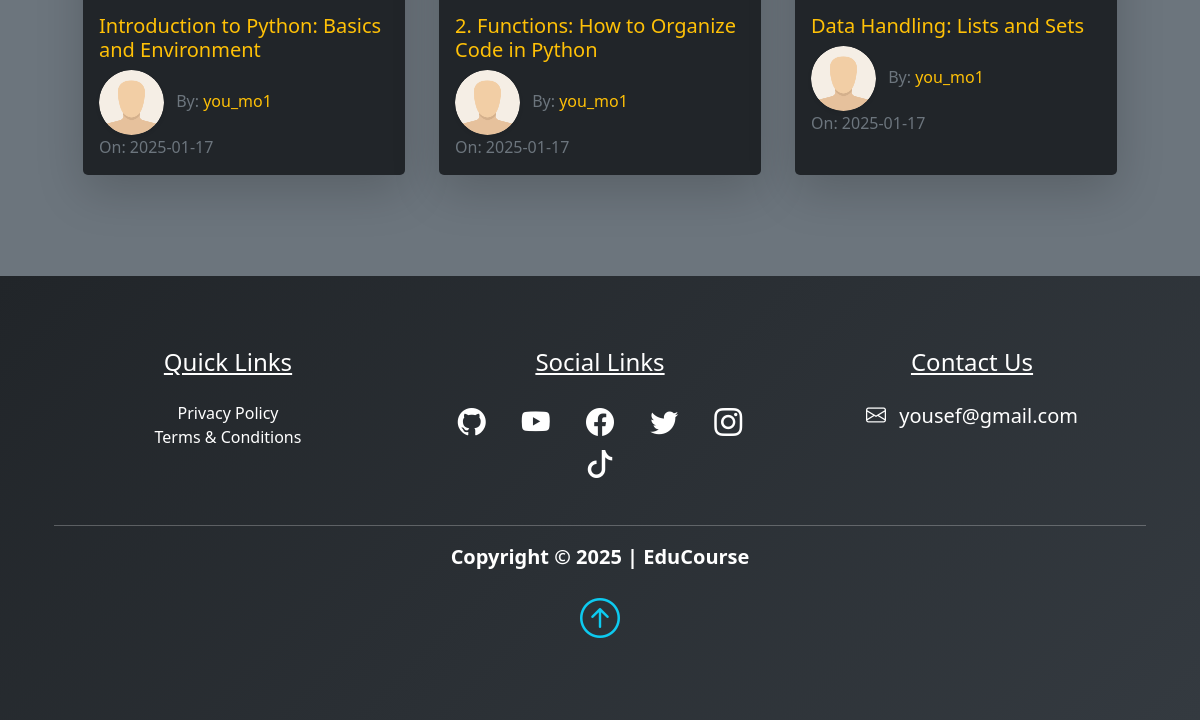
The app's page /Python (lower part), older data.
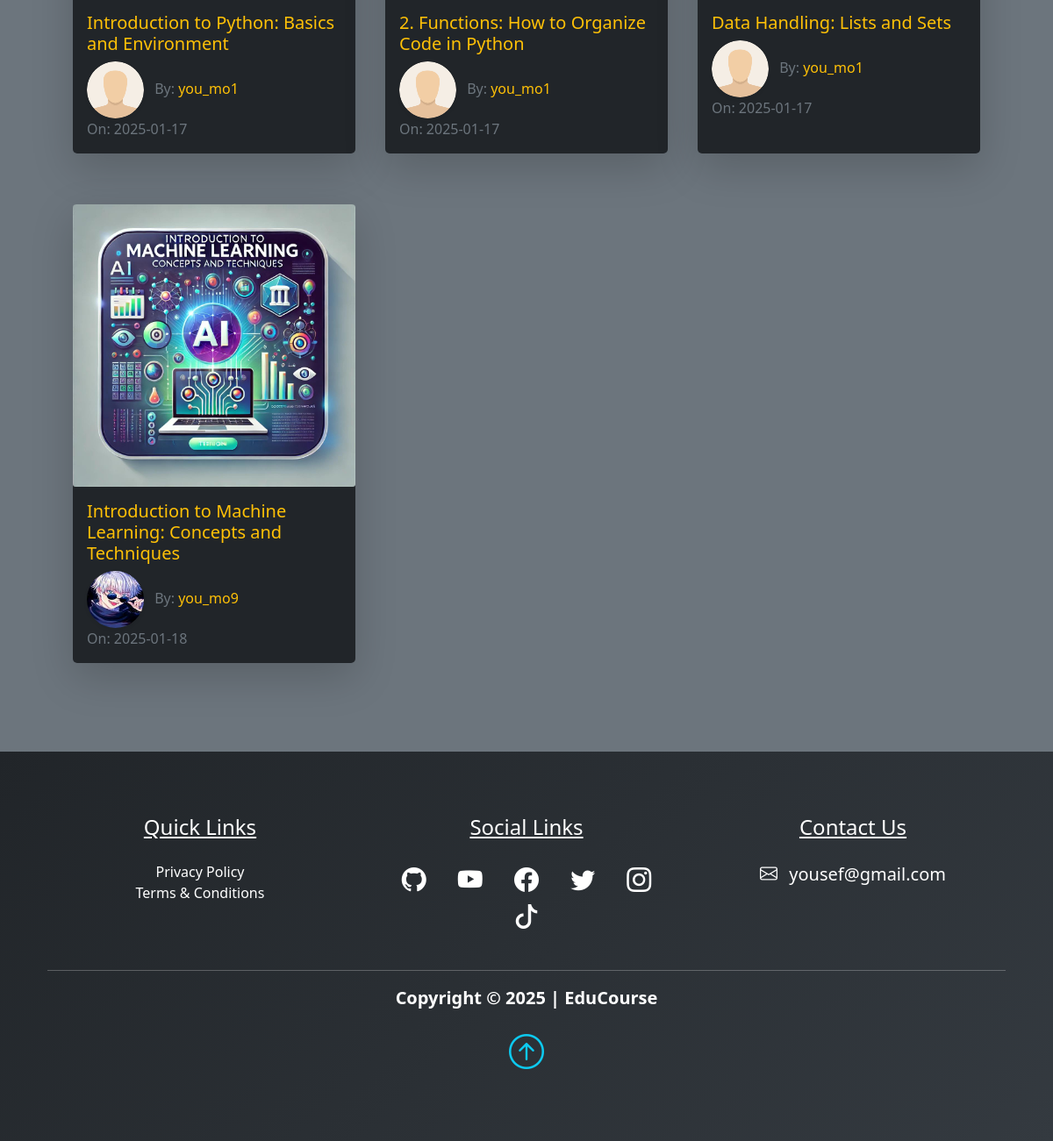
The same page, newer data.
### pythonic/models.py (models this page shows, shortened)
class Lesson(db.Model):
    id = db.Column(db.Integer, primary_key=True)
    title = db.Column(db.String(100), nullable=False)
    date_posted = db.Column(db.DateTime, nullable=False, default=lambda: datetime.now(timezone.utc))
    content = db.Column(db.Text, nullable=False)
    thumbnail = db.Column(db.String(20), nullable=False, default="default_thumbnail.jpg")
    slug = db.Column(db.String(100), nullable=False)
    user_id = db.Column(db.Integer, db.ForeignKey("user.id"), nullable=False)
    course_id = db.Column(db.Integer, db.ForeignKey("course.id"), nullable=False)
    video = db.Column(db.String(100), nullable=True)  # For uploaded videos

class User(db.Model, UserMixin):
    id = db.Column(db.Integer, primary_key=True)
    fname = db.Column(db.String(25), nullable=False)
    lname = db.Column(db.String(25), nullable=False)
    username = db.Column(db.String(25), unique=True, nullable=False)
    email = db.Column(db.String(125), unique=True, nullable=False)
    image_file = db.Column(db.String(20), nullable=False, default="default.png")
    bio = db.Column(db.Text, nullable=True)
    password = db.Column(db.String(60), nullable=False)
    lessons = db.relationship("Lesson", backref="author", lazy=True)

### pythonic/routes.py (the view)
@app.route("/<string:course_title>")
def course(course_title):
    course = Course.query.filter_by(title=course_title).first()
    course_id = course.id if course else None
    course = Course.query.get_or_404(course_id)
    return render_template(
        "course.html",
        title=course.title,
        course=course,
    )

### pythonic/templates/course.html (shortened to what this page needs)
{% extends "layout.html"%}
{% block content %}
<section class="bg-secondary">
    <div class="container p-5">
        <div class="row">
            {% for lesson in course.lessons %}
            <div class="col-sm-12 col-md-6 col-lg-4 pb-5 d-flex align-items-stretch">
                <div class="card lesson border-0 bg-dark text-light shadow-lg">
                    <img src="{{url_for('static', filename='lesson_thumbnails/'+lesson.thumbnail)}}" class="card-img rounded-top">
                    <div class="card-body d-flex flex-column">
                        <h5 class="card-title">
                            <a class="text-decoration-none text-warning"
                                href="{{url_for('lesson', lesson_slug=lesson.slug, course=lesson.course_name.title)}}">{{lesson.title}}</a>
                        </h5>
                        <span>
                            <img class="article-img rounded-circle shadow-sm"
                                src="{{url_for('static', filename='user_pics/'+lesson.author.image_file)}}" alt="Author Image">
                            <span class="text-muted">By:</span>
                            <a href="#" class="link text-warning">{{lesson.author.username}}</a>
                        </span>
                        <span class="text-muted">On: {{lesson.date_posted.strftime('%Y-%m-%d')}}</span>
                    </div>
                </div>
            </div>
            {% endfor %}
        </div>
    </div>
</section>
{% endblock content %}

Row changes from the older to the newer data that the page shows:
added Lesson: thumbnail (picture), title "Introduction to Machine Learning: Concepts and Techniques", image_file (picture), author.username "you_mo9", date_posted "2025-01-18"
